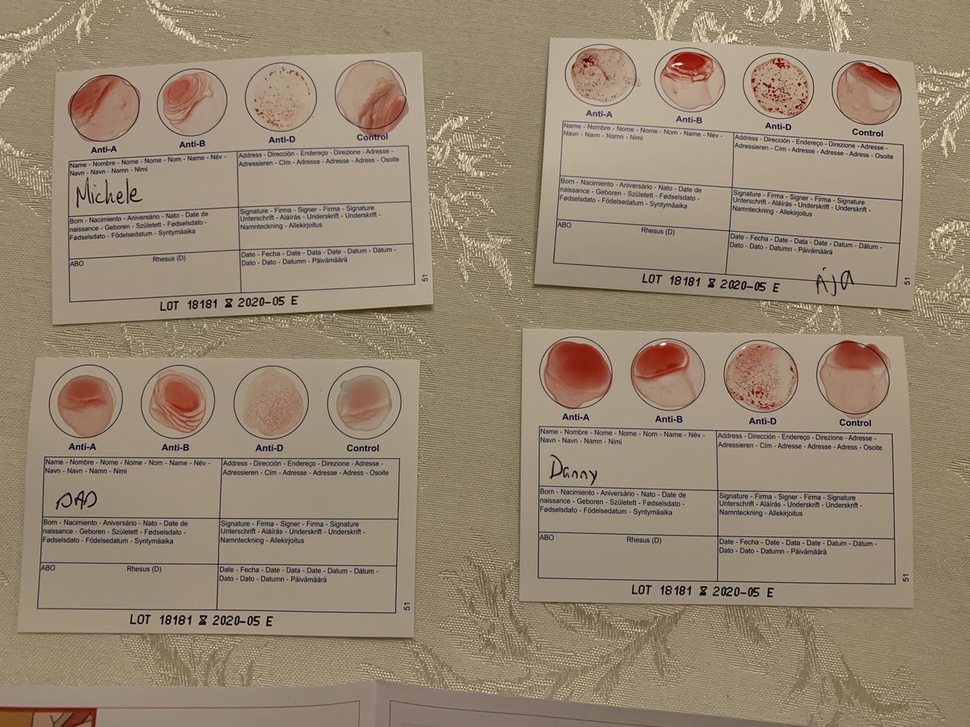
#> input picture samples4.jpg, 970 x 727 px, shrunk from 1200 x 900 before the run
$ python cannyFinder.py
#> lines starting #> are read from the running program, lines starting #| are printed output that depends on the picture; after the words box and inside, x2 and y2 are one past the last pixel; in counts of white or black regions, pixels touching at a corner belong together

import cv2


# this function is needed for the createTrackbar step downstream
def nothing(x):
    pass

# read the experimental image
img = cv2.imread('samples4.jpg', 0)
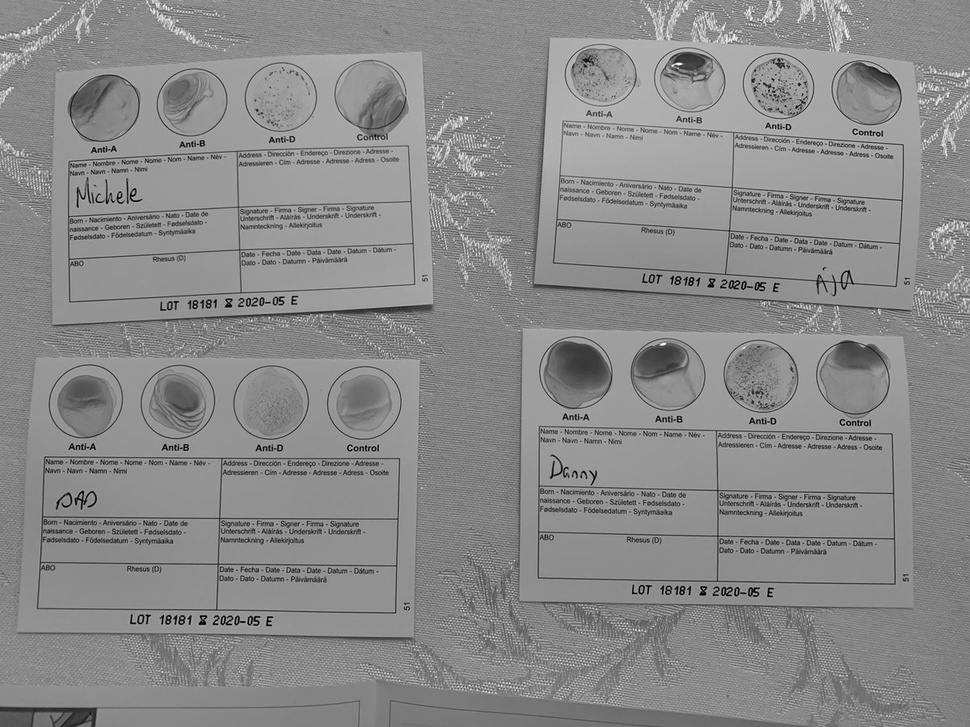
#> img: shape (727, 970); min 0, max 253, mean 137.7

# create trackbar for canny edge detection threshold changes
cv2.namedWindow('canny')

# add ON/OFF switch to "canny"
switch = '0 : OFF \n1 : ON'
cv2.createTrackbar(switch, 'canny', 0, 1, nothing)
#> slider '0 : OFF \n1 : ON' is set to 1

# add lower and upper threshold slidebars to "canny"
cv2.createTrackbar('lower', 'canny', 0, 255, nothing)
#> slider 'lower' is set to 51
cv2.createTrackbar('upper', 'canny', 0, 255, nothing)
#> slider 'upper' is set to 255

# Infinite loop until we hit the escape key on keyboard
while(1):

    # get current positions of four trackbars
    lower = cv2.getTrackbarPos('lower', 'canny')
    upper = cv2.getTrackbarPos('upper', 'canny')
    s = cv2.getTrackbarPos(switch, 'canny')

    if s == 0:
        edges = img
    else:
        edges = cv2.Canny(img, lower, upper)
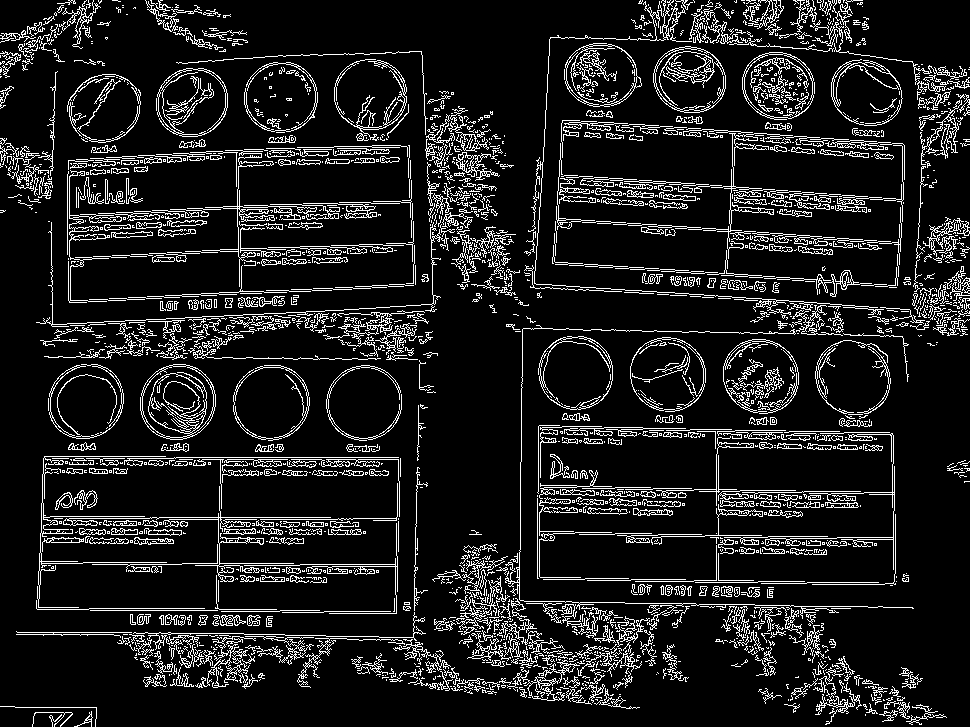
#> edges: shape (727, 970); 11.5% white in thin lines or dots

    # display images
    cv2.imshow('original', img)
    cv2.imshow('canny', edges)
    k = cv2.waitKey(1) & 0xFF
#> (key Esc is pressed here)
    if k == 27:   # hit escape to quit
        break

cv2.destroyAllWindows()

$ run again, with samples2.jpg copied over samples4.jpg
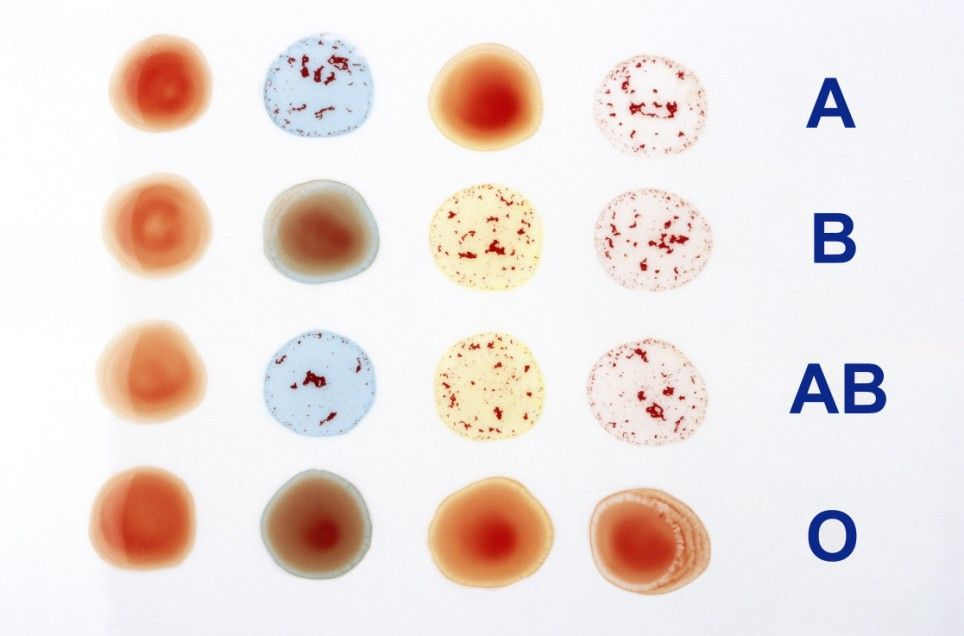
#> input picture samples2.jpg, 964 x 636 px
#> `img = cv2.imread('samples4.jpg', 0)`:
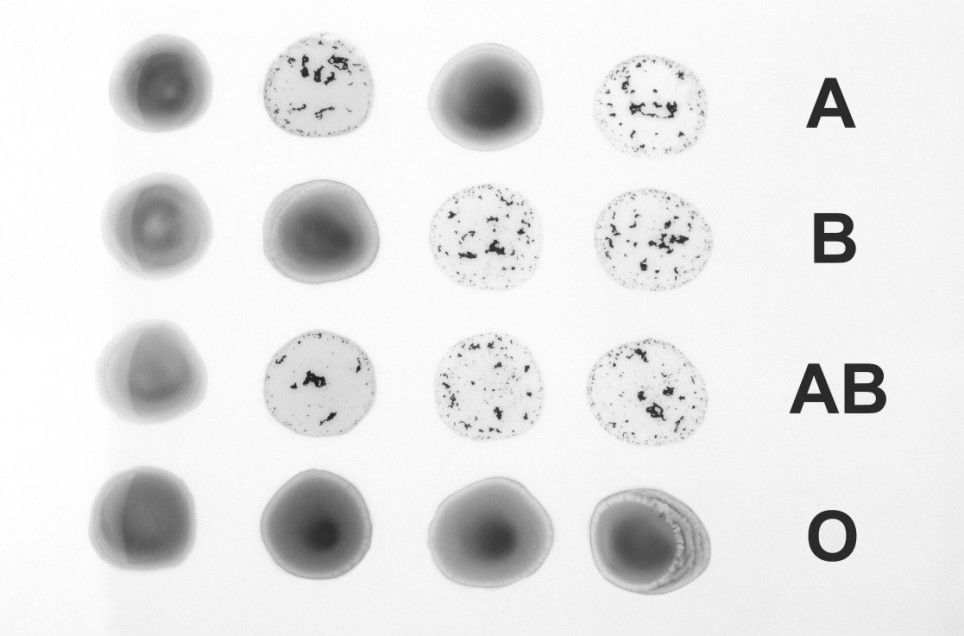
#> img: shape (636, 964); min 15, max 255, mean 229
#> `edges = cv2.Canny(img, lower, upper)`:
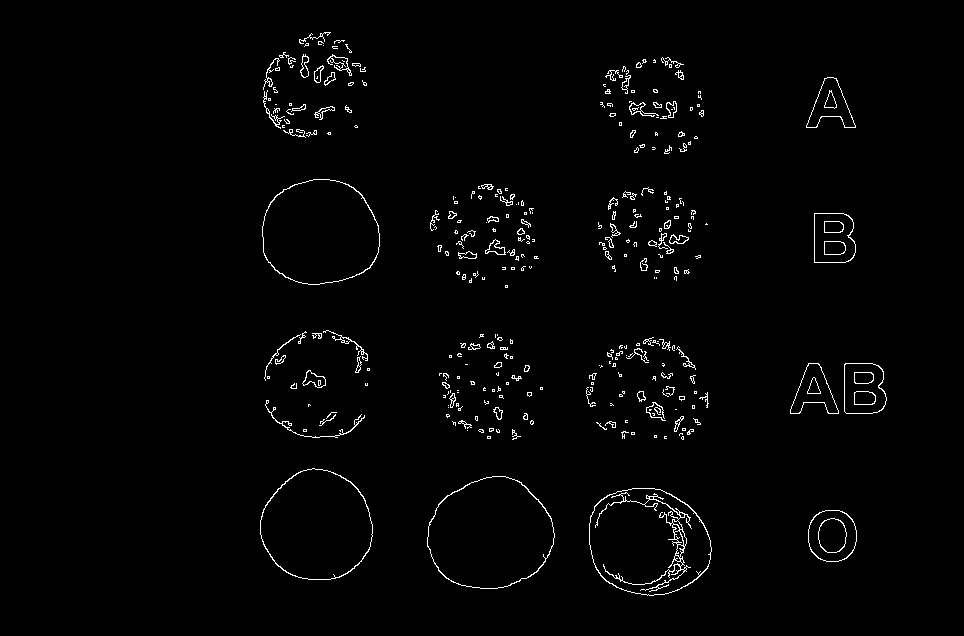
#> edges: shape (636, 964); 1.6% white in thin lines or dots, all inside (x1, y1, x2, y2) = (260, 32, 887, 596)

$ run again, with samples5.jpg copied over samples4.jpg
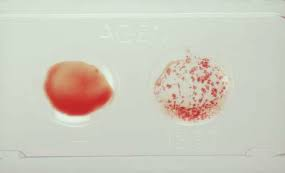
#> input picture samples5.jpg, 285 x 173 px
#> `img = cv2.imread('samples4.jpg', 0)`:
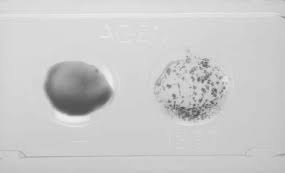
#> img: shape (173, 285); min 77, max 239, mean 202.6
#> `edges = cv2.Canny(img, lower, upper)`:
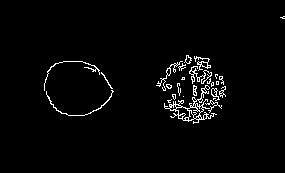
#> edges: shape (173, 285); 2.6% white in thin lines or dots, all inside (x1, y1, x2, y2) = (44, 16, 285, 124)
